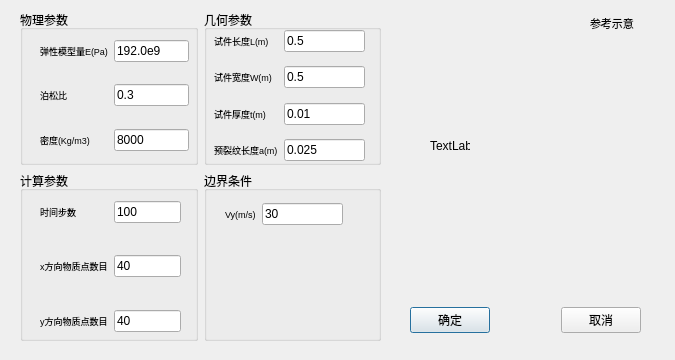
<?xml version="1.0" encoding="UTF-8"?>
<ui version="4.0">
 <class>QWParaInput2</class>
 <widget class="QDialog" name="QWParaInput2">
  <property name="geometry">
   <rect>
    <x>0</x>
    <y>0</y>
    <width>675</width>
    <height>360</height>
   </rect>
  </property>
  <property name="windowTitle">
   <string>模型2：单边缺口试件裂纹扩展试验</string>
  </property>
  <widget class="QLabel" name="label_11">
   <property name="geometry">
    <rect>
     <x>430</x>
     <y>140</y>
     <width>40</width>
     <height>12</height>
    </rect>
   </property>
   <property name="text">
    <string>TextLabel</string>
   </property>
  </widget>
  <widget class="QWidget" name="horizontalLayoutWidget">
   <property name="geometry">
    <rect>
     <x>410</x>
     <y>280</y>
     <width>231</width>
     <height>80</height>
    </rect>
   </property>
   <layout class="QHBoxLayout" name="horizontalLayout_2">
    <item>
     <widget class="QPushButton" name="pushButton_2">
      <property name="text">
       <string>确定</string>
      </property>
     </widget>
    </item>
    <item>
     <spacer name="horizontalSpacer">
      <property name="orientation">
       <enum>Qt::Horizontal</enum>
      </property>
      <property name="sizeHint" stdset="0">
       <size>
        <width>40</width>
        <height>20</height>
       </size>
      </property>
     </spacer>
    </item>
    <item>
     <widget class="QPushButton" name="pushButton">
      <property name="text">
       <string>取消</string>
      </property>
     </widget>
    </item>
   </layout>
  </widget>
  <widget class="QLabel" name="label_5">
   <property name="geometry">
    <rect>
     <x>590</x>
     <y>15</y>
     <width>61</width>
     <height>16</height>
    </rect>
   </property>
   <property name="font">
    <font>
     <family>华文仿宋</family>
     <pointsize>8</pointsize>
    </font>
   </property>
   <property name="text">
    <string>参考示意</string>
   </property>
  </widget>
  <widget class="QWidget" name="layoutWidget">
   <property name="geometry">
    <rect>
     <x>20</x>
     <y>10</y>
     <width>361</width>
     <height>331</height>
    </rect>
   </property>
   <layout class="QGridLayout" name="gridLayout">
    <item row="0" column="1">
     <widget class="QGroupBox" name="groupBox">
      <property name="title">
       <string>几何参数</string>
      </property>
      <widget class="QWidget" name="layoutWidget_3">
       <property name="geometry">
        <rect>
         <x>10</x>
         <y>20</y>
         <width>151</width>
         <height>131</height>
        </rect>
       </property>
       <layout class="QFormLayout" name="formLayout_4">
        <item row="0" column="0">
         <widget class="QLabel" name="label_16">
          <property name="font">
           <font>
            <pointsize>7</pointsize>
           </font>
          </property>
          <property name="text">
           <string>试件长度L(m)</string>
          </property>
          <property name="buddy">
           <cstring>lineEdit</cstring>
          </property>
         </widget>
        </item>
        <item row="0" column="1">
         <widget class="QLineEdit" name="lineEdit_4">
          <property name="text">
           <string>0.5</string>
          </property>
         </widget>
        </item>
        <item row="2" column="0">
         <widget class="QLabel" name="label_17">
          <property name="font">
           <font>
            <pointsize>7</pointsize>
           </font>
          </property>
          <property name="text">
           <string>试件宽度W(m)</string>
          </property>
          <property name="buddy">
           <cstring>lineEdit</cstring>
          </property>
         </widget>
        </item>
        <item row="2" column="1">
         <widget class="QLineEdit" name="lineEdit_5">
          <property name="text">
           <string>0.5</string>
          </property>
         </widget>
        </item>
        <item row="1" column="1">
         <spacer name="verticalSpacer_9">
          <property name="orientation">
           <enum>Qt::Vertical</enum>
          </property>
          <property name="sizeHint" stdset="0">
           <size>
            <width>20</width>
            <height>40</height>
           </size>
          </property>
         </spacer>
        </item>
        <item row="4" column="0">
         <widget class="QLabel" name="label_18">
          <property name="font">
           <font>
            <pointsize>7</pointsize>
           </font>
          </property>
          <property name="text">
           <string>试件厚度t(m)</string>
          </property>
          <property name="buddy">
           <cstring>lineEdit</cstring>
          </property>
         </widget>
        </item>
        <item row="6" column="0">
         <widget class="QLabel" name="label_19">
          <property name="font">
           <font>
            <pointsize>7</pointsize>
           </font>
          </property>
          <property name="text">
           <string>预裂纹长度a(m)</string>
          </property>
          <property name="buddy">
           <cstring>lineEdit</cstring>
          </property>
         </widget>
        </item>
        <item row="3" column="1">
         <spacer name="verticalSpacer_10">
          <property name="orientation">
           <enum>Qt::Vertical</enum>
          </property>
          <property name="sizeHint" stdset="0">
           <size>
            <width>20</width>
            <height>40</height>
           </size>
          </property>
         </spacer>
        </item>
        <item row="5" column="1">
         <spacer name="verticalSpacer_11">
          <property name="orientation">
           <enum>Qt::Vertical</enum>
          </property>
          <property name="sizeHint" stdset="0">
           <size>
            <width>20</width>
            <height>40</height>
           </size>
          </property>
         </spacer>
        </item>
        <item row="4" column="1">
         <widget class="QLineEdit" name="lineEdit_6">
          <property name="text">
           <string>0.01</string>
          </property>
         </widget>
        </item>
        <item row="6" column="1">
         <widget class="QLineEdit" name="lineEdit_7">
          <property name="text">
           <string>0.025</string>
          </property>
         </widget>
        </item>
       </layout>
      </widget>
     </widget>
    </item>
    <item row="1" column="0">
     <widget class="QGroupBox" name="groupBox_3">
      <property name="minimumSize">
       <size>
        <width>0</width>
        <height>170</height>
       </size>
      </property>
      <property name="title">
       <string>计算参数</string>
      </property>
      <widget class="QWidget" name="layoutWidget_4">
       <property name="geometry">
        <rect>
         <x>20</x>
         <y>30</y>
         <width>141</width>
         <height>131</height>
        </rect>
       </property>
       <layout class="QFormLayout" name="formLayout_3">
        <item row="0" column="0">
         <widget class="QLabel" name="label_8">
          <property name="font">
           <font>
            <pointsize>7</pointsize>
           </font>
          </property>
          <property name="text">
           <string>时间步数</string>
          </property>
          <property name="buddy">
           <cstring>lineEdit</cstring>
          </property>
         </widget>
        </item>
        <item row="0" column="1">
         <widget class="QLineEdit" name="lineEdit_8">
          <property name="text">
           <string>100</string>
          </property>
         </widget>
        </item>
        <item row="1" column="1">
         <spacer name="verticalSpacer">
          <property name="orientation">
           <enum>Qt::Vertical</enum>
          </property>
          <property name="sizeHint" stdset="0">
           <size>
            <width>20</width>
            <height>40</height>
           </size>
          </property>
         </spacer>
        </item>
        <item row="2" column="0">
         <widget class="QLabel" name="label_14">
          <property name="font">
           <font>
            <pointsize>7</pointsize>
           </font>
          </property>
          <property name="text">
           <string>x方向物质点数目</string>
          </property>
          <property name="buddy">
           <cstring>lineEdit</cstring>
          </property>
         </widget>
        </item>
        <item row="2" column="1">
         <widget class="QLineEdit" name="lineEdit_9">
          <property name="text">
           <string>40</string>
          </property>
         </widget>
        </item>
        <item row="3" column="1">
         <spacer name="verticalSpacer_2">
          <property name="orientation">
           <enum>Qt::Vertical</enum>
          </property>
          <property name="sizeHint" stdset="0">
           <size>
            <width>20</width>
            <height>40</height>
           </size>
          </property>
         </spacer>
        </item>
        <item row="4" column="0">
         <widget class="QLabel" name="label_15">
          <property name="font">
           <font>
            <pointsize>7</pointsize>
           </font>
          </property>
          <property name="text">
           <string>y方向物质点数目</string>
          </property>
          <property name="buddy">
           <cstring>lineEdit</cstring>
          </property>
         </widget>
        </item>
        <item row="4" column="1">
         <widget class="QLineEdit" name="lineEdit_10">
          <property name="text">
           <string>40</string>
          </property>
         </widget>
        </item>
       </layout>
      </widget>
     </widget>
    </item>
    <item row="1" column="1">
     <widget class="QGroupBox" name="groupBox_4">
      <property name="title">
       <string>边界条件</string>
      </property>
      <widget class="QWidget" name="layoutWidget_2">
       <property name="geometry">
        <rect>
         <x>21</x>
         <y>31</y>
         <width>118</width>
         <height>24</height>
        </rect>
       </property>
       <layout class="QHBoxLayout" name="horizontalLayout">
        <item>
         <widget class="QLabel" name="label_10">
          <property name="font">
           <font>
            <pointsize>7</pointsize>
           </font>
          </property>
          <property name="text">
           <string>Vy(m/s)</string>
          </property>
         </widget>
        </item>
        <item>
         <widget class="QLineEdit" name="lineEdit_11">
          <property name="text">
           <string>30</string>
          </property>
         </widget>
        </item>
       </layout>
      </widget>
     </widget>
    </item>
    <item row="0" column="0">
     <widget class="QGroupBox" name="groupBox_2">
      <property name="title">
       <string>物理参数</string>
      </property>
      <widget class="QWidget" name="layoutWidget_5">
       <property name="geometry">
        <rect>
         <x>20</x>
         <y>30</y>
         <width>149</width>
         <height>111</height>
        </rect>
       </property>
       <layout class="QFormLayout" name="formLayout">
        <item row="0" column="0">
         <widget class="QLabel" name="label">
          <property name="font">
           <font>
            <pointsize>7</pointsize>
           </font>
          </property>
          <property name="text">
           <string>弹性模型量E(Pa)</string>
          </property>
          <property name="buddy">
           <cstring>lineEdit</cstring>
          </property>
         </widget>
        </item>
        <item row="0" column="1">
         <widget class="QLineEdit" name="lineEdit">
          <property name="text">
           <string>192.0e9</string>
          </property>
         </widget>
        </item>
        <item row="2" column="0">
         <widget class="QLabel" name="label_2">
          <property name="font">
           <font>
            <pointsize>7</pointsize>
           </font>
          </property>
          <property name="text">
           <string>泊松比</string>
          </property>
          <property name="buddy">
           <cstring>lineEdit</cstring>
          </property>
         </widget>
        </item>
        <item row="3" column="1">
         <spacer name="verticalSpacer_3">
          <property name="orientation">
           <enum>Qt::Vertical</enum>
          </property>
          <property name="sizeHint" stdset="0">
           <size>
            <width>20</width>
            <height>40</height>
           </size>
          </property>
         </spacer>
        </item>
        <item row="5" column="0">
         <widget class="QLabel" name="label_6">
          <property name="font">
           <font>
            <pointsize>7</pointsize>
           </font>
          </property>
          <property name="text">
           <string>密度(Kg/m3)</string>
          </property>
          <property name="buddy">
           <cstring>lineEdit</cstring>
          </property>
         </widget>
        </item>
        <item row="2" column="1">
         <widget class="QLineEdit" name="lineEdit_2">
          <property name="text">
           <string>0.3</string>
          </property>
         </widget>
        </item>
        <item row="1" column="1">
         <spacer name="verticalSpacer_6">
          <property name="orientation">
           <enum>Qt::Vertical</enum>
          </property>
          <property name="sizeHint" stdset="0">
           <size>
            <width>20</width>
            <height>40</height>
           </size>
          </property>
         </spacer>
        </item>
        <item row="5" column="1">
         <widget class="QLineEdit" name="lineEdit_3">
          <property name="text">
           <string>8000</string>
          </property>
         </widget>
        </item>
       </layout>
      </widget>
     </widget>
    </item>
   </layout>
  </widget>
 </widget>
 <resources/>
 <connections>
  <connection>
   <sender>pushButton_2</sender>
   <signal>clicked()</signal>
   <receiver>QWParaInput2</receiver>
   <slot>accept()</slot>
   <hints>
    <hint type="sourcelabel">
     <x>450</x>
     <y>319</y>
    </hint>
    <hint type="destinationlabel">
     <x>403</x>
     <y>343</y>
    </hint>
   </hints>
  </connection>
  <connection>
   <sender>pushButton</sender>
   <signal>clicked()</signal>
   <receiver>QWParaInput2</receiver>
   <slot>reject()</slot>
   <hints>
    <hint type="sourcelabel">
     <x>573</x>
     <y>317</y>
    </hint>
    <hint type="destinationlabel">
     <x>549</x>
     <y>340</y>
    </hint>
   </hints>
  </connection>
 </connections>
</ui>
